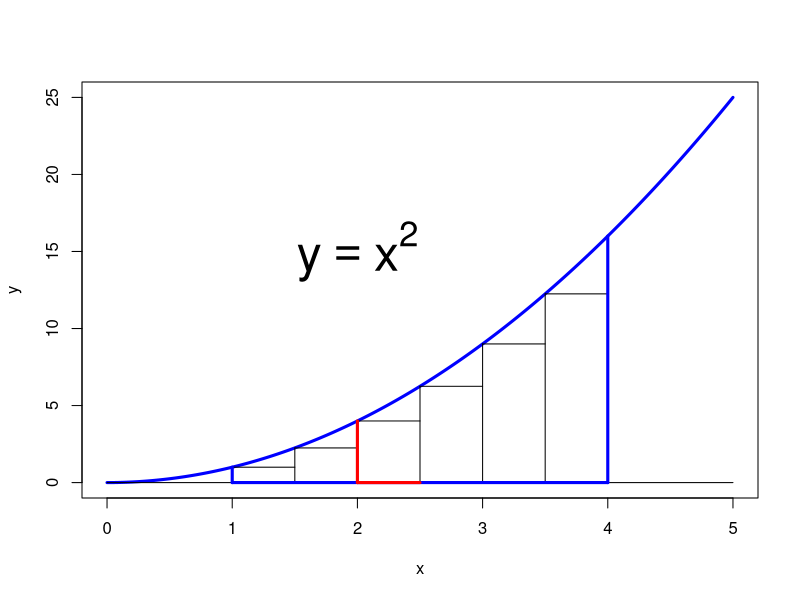

R code for this plot:
x1 = 0
x2 = 5
h = .01

x = seq(x1, x2, h)

y = x^2

plot(x,y, type='l', col='blue', lwd=3)

xn = seq(1, 4, .5)
yn = xn^2

np1 = length(xn)

points(c(0,5), c(0,0), type='l')

for (i in 1:(np1-1)){
  points(c(xn[i],xn[i]), c(0,yn[i]), type='l')
  points(c(xn[i],xn[i+1]), c(yn[i], yn[i]), type='l')
}

points(c(xn[i+1],xn[i+1]), c(0,yn[i]), type='l')

points(c(1,4), c(0,0), type='l', col='blue', lwd=3)

i = 2
points(c(xn[i+1],xn[i+1]), c(0,yn[i+1]), type='l', col='red', lwd=3)
points(c(xn[i+1],xn[i+2]), c(0, 0), type='l', col='red', lwd=3)

i=0
points(c(xn[i+1],xn[i+1]), c(0,yn[i+1]), type='l', col='blue', lwd=3)

i = np1-1
points(c(xn[i+1],xn[i+1]), c(0,yn[i+1]), type='l', col='blue', lwd=3)

text(2,15,expression(y==x^2), cex=3)


